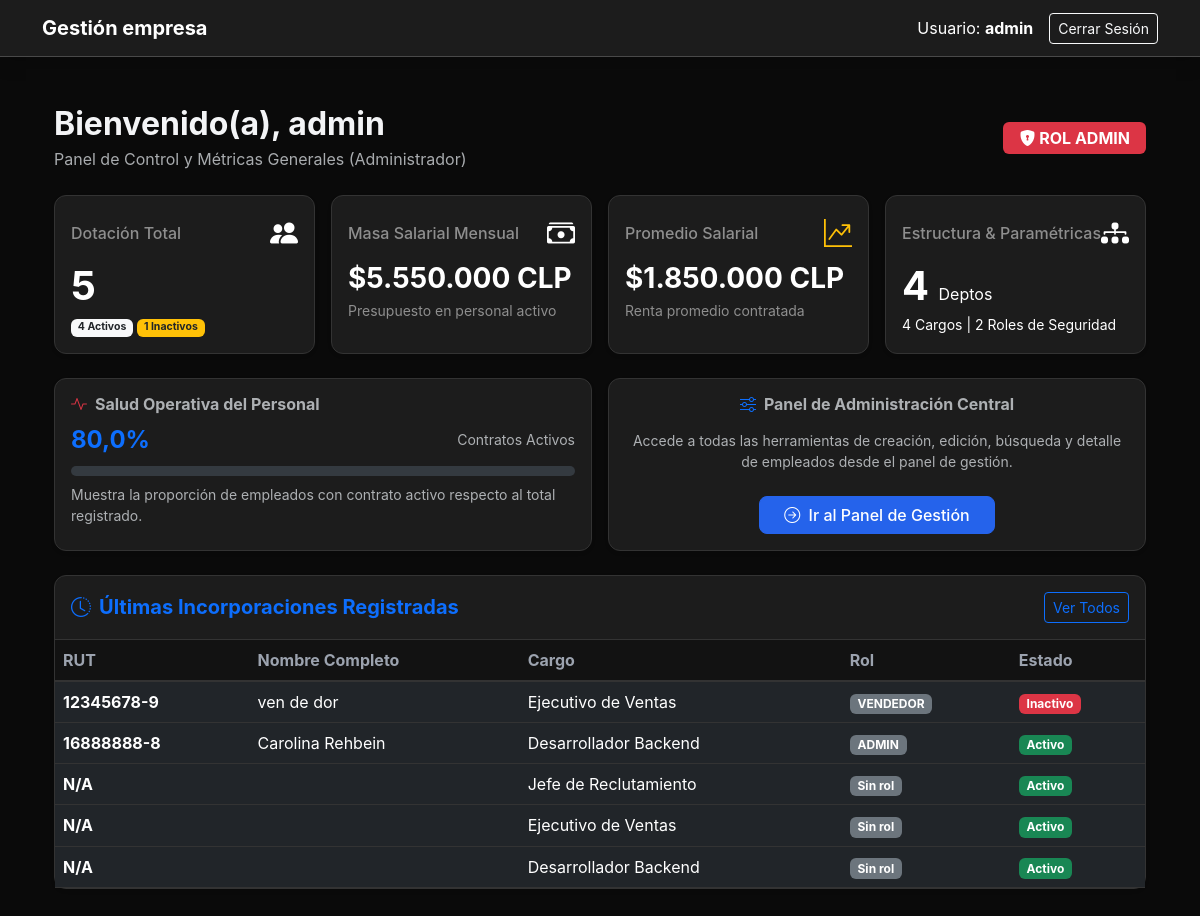
Page / (signed in) on the earlier database version.
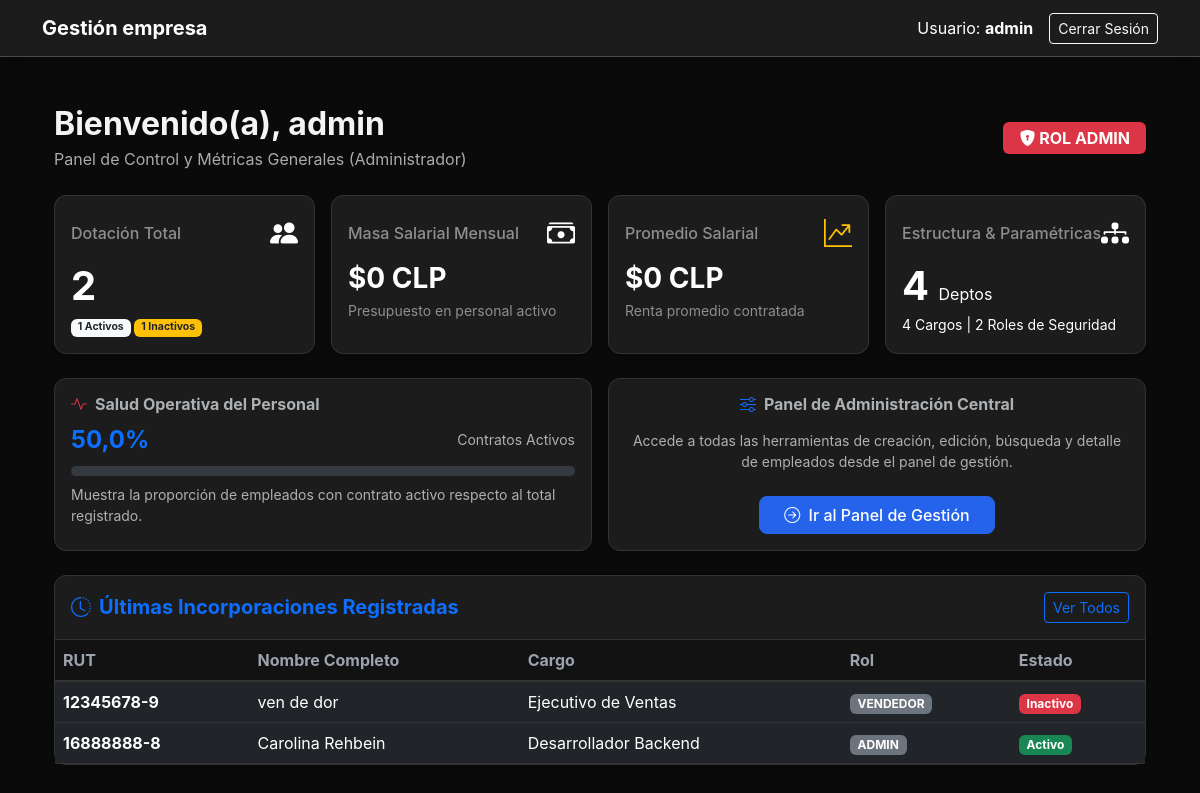
Same page on the later database version.
### usuarios/models.py (models this page shows, shortened)
class Empleado(models.Model):
    id_empleado = models.AutoField(primary_key=True)
    user = models.OneToOneField(User, on_delete=models.CASCADE, related_name='empleado', null=True, blank=True)
    persona = models.OneToOneField(Persona, on_delete=models.CASCADE, related_name='empleado', null=True, blank=True)
    id_cargo = models.ForeignKey(Cargo, on_delete=models.SET_NULL, null=True, db_column='id_cargo', related_name='empleados')
    id_rol = models.ForeignKey(Rol, on_delete=models.PROTECT, null=True, blank=True, db_column='id_rol', related_name='empleados')
    fecha_contratacion = models.DateField(auto_now_add=True)
    salario = models.DecimalField(max_digits=10, decimal_places=2, null=True, blank=True)
    activo = models.BooleanField(default=True)

class Persona(models.Model):
    rut = models.CharField(max_length=12, primary_key=True, help_text="Formato: 12345678-9")
    nombres = models.CharField(max_length=100)
    apellidos = models.CharField(max_length=100)
    email = models.EmailField(unique=True)
    telefono = models.CharField(max_length=20, blank=True, null=True)
    fecha_nacimiento = models.DateField(blank=True, null=True)
    fecha_creacion = models.DateTimeField(auto_now_add=True)

class Cargo(models.Model):
    id_cargo = models.AutoField(primary_key=True)
    id_departamento = models.ForeignKey(Departamento, on_delete=models.CASCADE, db_column='id_departamento', related_name='cargos')
    nombre = models.CharField(max_length=100)
    descripcion = models.CharField(max_length=255, blank=True, null=True)

class Rol(models.Model):
    id_rol = models.AutoField(primary_key=True)
    nombre_rol = models.CharField(max_length=50, unique=True) # Ej: 'ADMIN', 'VENDEDOR'
    descripcion = models.CharField(max_length=255, blank=True, null=True)

### usuarios/views.py (the view)
# urls.py: path('', views.dashboard, name='dashboard'),  # Ruta raíz
@login_required
def dashboard(request):
    empleado_actual = getattr(request.user, 'empleado', None)
    es_admin = es_administrador(request.user)
    context = {
        'es_admin': es_admin,
        'empleado_actual': empleado_actual
    }
    if es_admin:
        total_empleados = Empleado.objects.count()
        activos = Empleado.objects.filter(activo=True).count()
        inactivos = total_empleados - activos
        suma_salarios = Empleado.objects.filter(activo=True).aggregate(Sum('salario'))['salario__sum'] or 0
        promedio_salario = Empleado.objects.filter(activo=True).aggregate(Avg('salario'))['salario__avg'] or 0
        porcentaje_activos = round((activos / total_empleados * 100), 1) if total_empleados > 0 else 0
        suma_salarios = Empleado.objects.filter(activo=True).aggregate(Sum('salario'))['salario__sum'] or 0
        promedio_salario = Empleado.objects.filter(activo=True).aggregate(Avg('salario'))['salario__avg'] or 0
        ultimos_empleados = Empleado.objects.select_related(
            'persona', 'id_cargo__id_departamento', 'id_rol'
        ).order_by('-id_empleado')[:5]
        context.update({
            'total_empleados': total_empleados,
            'activos': activos,
            'inactivos': inactivos,
            'porcentaje_activos': porcentaje_activos,
            'total_departamentos': Departamento.objects.count(),
            'total_cargos': Cargo.objects.count(),
            'total_roles': Rol.objects.count(),
            'masa_salarial': f"{int(suma_salarios):,}".replace(",", "."),
            'promedio_salarial': f"{int(promedio_salario):,}".replace(",", "."),
            'ultimos_empleados': ultimos_empleados,
        })
    return render(request, 'usuarios/dashboard.html', context)

### usuarios/views.py (called while the page is built)
def es_administrador(user):
    empleado = getattr(user, 'empleado', None)
    return bool(empleado and empleado.id_rol and empleado.id_rol.nombre_rol.upper() == 'ADMIN')

### usuarios/templates/usuarios/dashboard.html (shortened to what the changed rows need)
{% extends 'usuarios/base.html' %}
{% block content %}
<div class="container py-4">
    <div class="d-flex justify-content-between align-items-center mb-4">
        <div>
            <h2 class="fw-bold mb-1">
                Bienvenido(a), {{ user.first_name|default:user.username }}
            </h2>
        </div>
    </div>
    {% if es_admin %}
    <div class="row g-3 mb-4">
        <div class="col-md-3">
            <div class="card border-0 shadow-sm bg-primary text-white h-100">
                <div class="card-body">
                    <div class="d-flex justify-content-between align-items-center mb-2">
                        <h6 class="card-title mb-0 text-white-50">Dotación Total</h6>
                        <i class="bi bi-people-fill fs-3"></i>
                    </div>
                    <h2 class="display-6 fw-bold mb-1">{{ total_empleados }}</h2>
                    <div class="small">
                        <span class="badge bg-light text-dark">{{ activos }} Activos</span>
                        <span class="badge bg-warning text-dark">{{ inactivos }} Inactivos</span>
                    </div>
                </div>
            </div>
        </div>
        <div class="col-md-3">
            <div class="card border-0 shadow-sm bg-success text-white h-100">
                <div class="card-body">
                    <div class="d-flex justify-content-between align-items-center mb-2">
                        <h6 class="card-title mb-0 text-white-50">Masa Salarial Mensual</h6>
                        <i class="bi bi-cash-stack fs-3"></i>
                    </div>
                    <h3 class="fw-bold mb-1">${{ masa_salarial }} CLP</h3>
                    <p class="small text-white-50 mb-0">Presupuesto en personal activo</p>
                </div>
            </div>
        </div>
        <div class="col-md-3">
            <div class="card border-0 shadow-sm bg-dark text-white h-100">
                <div class="card-body">
                    <div class="d-flex justify-content-between align-items-center mb-2">
                        <h6 class="card-title mb-0 text-white-50">Promedio Salarial</h6>
                        <i class="bi bi-graph-up-arrow fs-3 text-warning"></i>
                    </div>
                    <h3 class="fw-bold mb-1">${{ promedio_salarial }} CLP</h3>
                    <p class="small text-white-50 mb-0">Renta promedio contratada</p>
                </div>
            </div>
        </div>
        <div class="col-md-3">
            <div class="card border-0 shadow-sm bg-info text-white h-100">
                <div class="card-body">
                    <div class="d-flex justify-content-between align-items-center mb-2">
                        <h6 class="card-title mb-0 text-white-50">Estructura & Paramétricas</h6>
                        <i class="bi bi-diagram-3-fill fs-3"></i>
                    </div>
                    <h2 class="display-6 fw-bold mb-1">{{ total_departamentos }} <span class="fs-6 fw-normal">Deptos</span></h2>
                    <p class="small mb-0">{{ total_cargos }} Cargos | {{ total_roles }} Roles de Seguridad</p>
                </div>
            </div>
        </div>
    </div>
    <div class="row g-3 mb-4">
        <div class="col-md-6">
            <div class="card border-0 shadow-sm h-100">
                <div class="card-body">
                    <h6 class="fw-bold text-muted mb-2"><i class="bi bi-activity text-danger me-2"></i>Salud Operativa del Personal</h6>
                    <div class="d-flex align-items-center justify-content-between mb-2">
                        <span class="fs-4 fw-bold text-primary">{{ porcentaje_activos }}%</span>
                        <span class="small text-muted">Contratos Activos</span>
                    </div>
                    <div class="progress mb-2" style="height: 10px;">
                    </div>
                    <p class="small text-muted mb-0">Muestra la proporción de empleados con contrato activo respecto al total registrado.</p>
                </div>
            </div>
        </div>
        <div class="col-md-6">
            <div class="card border-0 shadow-sm h-100">
                <div class="card-body d-flex flex-column justify-content-center align-items-center text-center">
                    <h6 class="fw-bold text-muted mb-3">
                        <i class="bi bi-sliders text-primary me-2"></i>Panel de Administración Central
                    </h6>
                    <p class="small text-muted mb-4">Accede a todas las herramientas de creación, edición, búsqueda y detalle de empleados desde el panel de gestión.</p>
                    <a href="{% url 'gestion_personal' %}" class="btn btn-primary px-4">
                        <i class="bi bi-arrow-right-circle me-1"></i> Ir al Panel de Gestión
                    </a>
                </div>
            </div>
        </div>
    </div>
    <div class="card border-0 shadow-sm mb-4">
        <div class="card-header bg-white py-3 d-flex justify-content-between align-items-center">
            <h5 class="fw-bold mb-0 text-primary">
                <i class="bi bi-clock-history me-2"></i>Últimas Incorporaciones Registradas
            </h5>
            <a href="{% url 'listar_empleados' %}" class="btn btn-sm btn-outline-primary">Ver Todos</a>
        </div>
        <div class="card-body p-0">
            <div class="table-responsive">
                <table class="table table-hover align-middle mb-0">
                    <thead class="table-light">
                        <tr>
                            <th>RUT</th>
                            <th>Nombre Completo</th>
                            <th>Cargo</th>
                            <th>Rol</th>
                            <th>Estado</th>
                        </tr>
                    </thead>
                    <tbody>
                        {% for emp in ultimos_empleados %}
                        <tr>
                            <td><strong>{{ emp.persona.rut|default:"N/A" }}</strong></td>
                            <td>{{ emp.persona.nombres }} {{ emp.persona.apellidos }}</td>
                            <td>{{ emp.id_cargo.nombre|default:"Sin cargo" }}</td>
                            <td><span class="badge bg-secondary">{{ emp.id_rol.nombre_rol|default:"Sin rol" }}</span></td>
                            <td>
                                {% if emp.activo %}
                                    <span class="badge bg-success">Activo</span>
                                {% else %}
                                    <span class="badge bg-danger">Inactivo</span>
                                {% endif %}
                            </td>
                        </tr>
                        {% empty %}
                        <tr>
                            <td colspan="5" class="text-center py-3 text-muted">No hay empleados registrados.</td>
                        </tr>
                        {% endfor %}
                    </tbody>
                </table>
            </div>
        </div>
    </div>
    {% endif %}
</div>
{% endblock %}

Differences in the rows shown:
removed Empleado: persona.rut "N/A", id_cargo.nombre "Jefe de Reclutamiento", id_rol.nombre_rol "Sin rol", activo "Activo"
removed Empleado: persona.rut "N/A", id_cargo.nombre "Ejecutivo de Ventas", id_rol.nombre_rol "Sin rol", activo "Activo"
removed Empleado: persona.rut "N/A", id_cargo.nombre "Desarrollador Backend", id_rol.nombre_rol "Sin rol", activo "Activo"
Other differences:
{{ total_empleados }}: "5" → "2"
{{ activos }}: "4" → "1"
{{ masa_salarial }}: "5.550.000" → "0"
{{ promedio_salarial }}: "1.850.000" → "0"
{{ porcentaje_activos }}: "80,0" → "50,0"
